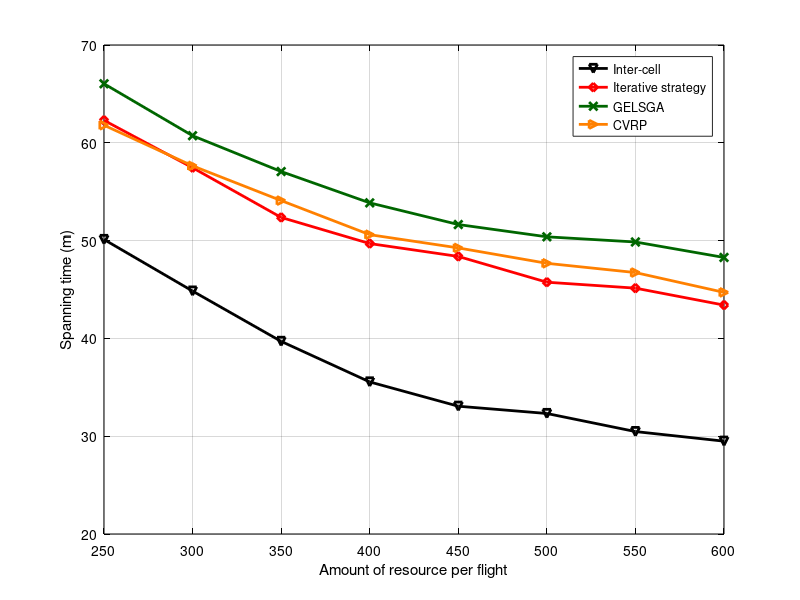

Write MATLAB code to recreate this figure. (Note: this script raises an error after producing the figure.)
x = [250 300 350 400 450 500 550 600];
y3 = [62.2964	57.4517	52.3694	49.6978	48.3808	45.7457	45.1383	43.4054]; % iterative
y4 = [50.1149	44.8407	39.6964	35.5496	33.0663	32.3217	30.4742	29.4912]; % inter-cell
y5 = [66.0383	60.7246	57.0624	53.8595	51.6433	50.3875	49.8582	48.2758];% GELSGA
y6 = [61.7986	57.6428	54.0924	50.6063	49.2532	47.678	46.7314	44.7056];% CVRP
close all;
figure1 = figure;
% Create axes
axes1 = axes('Parent',figure1);
plot(x,y4,'-kv', 'LineWidth',2);
hold on;
grid on;
plot(x,y3,'-rd', 'LineWidth',2);
plot(x,y5,'-x','Color',[0 0.4 0], 'LineWidth',2);
plot(x,y6,'->','Color',[1 0.5 0], 'LineWidth',2);
xlabel('Amount of resource per flight');
ylabel('Spanning time (m)');
legend('Inter-cell','Iterative strategy', 'GELSGA', 'CVRP');
set(axes1,'XColor',[0 0 0],'YColor',[0 0 0]);
ytickformat('%,4.4g');
xtickformat('%,4.4g');
xticks([250 300 350 400 450 500 550 600]);
xlim([250 600]);
hold off;